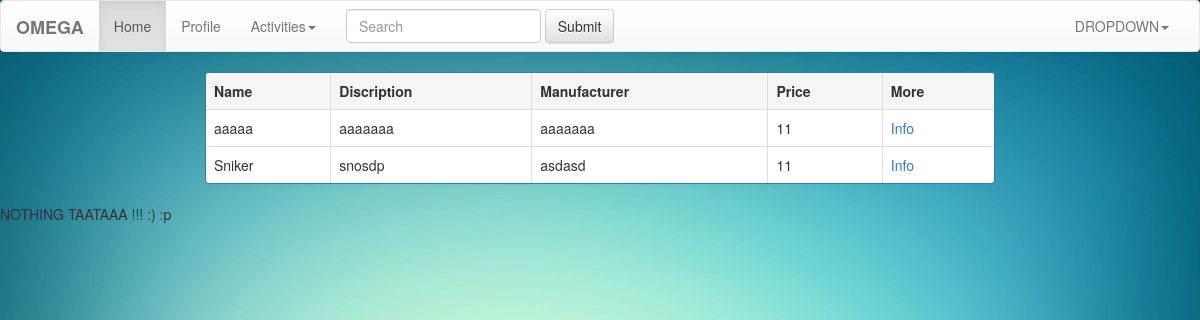
Before: / with the older database file.
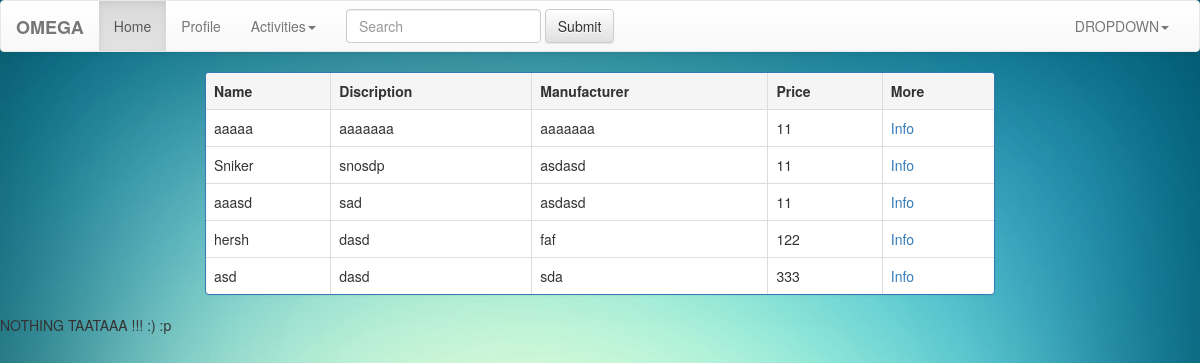
After: the same page with the newer database file.
### registration/models.py (models this page shows)
class Chocolate(models.Model):
    id = models.AutoField(primary_key=True)
    name = models.CharField(_('Chocolate Name'),max_length=100,blank=True )
    description = models.CharField(_('Chocolate Description'),max_length=1000,blank=True )
    manufacturer = models.CharField(_('Chocolate Manufacturer'),max_length=100,blank=True )
    price = models.IntegerField(_('Chocolate Price'),
                                 validators=[MaxValueValidator(1000), MinValueValidator(0)],
                                 help_text=_('4 digits maximum'), blank=True, null=True)

### registration/views.py (the view)
# urls.py: url(r'^$', Home.as_view(), name='home'),
class Home(ListView):
    template_name="index.html"
    def get_queryset(self):
        return Chocolate.objects.all()

### registration/templates/index.html (shortened to what this page needs)
{%  load staticfiles %}
<!DOCTYPE html>
<html lang="en">
<head>
    <link rel="stylesheet" href="{%  static 'css/bootstrap.min.css' %}">
    <link rel="stylesheet" href="{%  static 'css/bootstrap-theme.min.css' %}">
</head>
<body style="background-image: url({% static "images/1.jpg" %});background-repeat:no-repeat;background-size:100%;height: 140px;display:block;padding:0 !important;margin:0;">
<nav class="navbar navbar-default">
    <div class="container-fluid">
        <div class="navbar-header">
            <a class="navbar-brand" href="#"><b>OMEGA</b></a>
        </div>
        <div class="collapse navbar-collapse" id="bs-example-navbar-collapse-1">
            <ul class="nav navbar-nav">
                <li class="active"><a href="#">Home <span class="sr-only">(current)</span></a></li>
                <li><a href="#">Profile</a></li>
                <li class="dropdown">
                    <a href="#" class="dropdown-toggle" data-toggle="dropdown" role="button" aria-haspopup="true" aria-expanded="false">Activities<span class="caret"></span></a>
                </li>
            </ul>
            <form class="navbar-form navbar-left" role="search">
                <div class="form-group">
                    <input type="text" class="form-control" placeholder="Search">
                </div>
                <button type="submit" class="btn btn-default">Submit</button>
            </form>
            <ul class="nav navbar-nav navbar-right">
                <li class="dropdown">
                    {% if user.is_anonymous %}
                    <a href="#" class="dropdown-toggle" data-toggle="dropdown" role="button" aria-haspopup="true" aria-expanded="false">DROPDOWN<span class="caret"></span></a>
                        {% endif %}
                        </li>
                    </ul>
        </div>
    </div>
</nav>
<div class="row">
  <div class="col-xs-12 col-sm-6 col-md-8 col-md-offset-2">
<div class="panel panel-primary">
<table class="table table-bordered">
    <tr class="active">
        <th>Name</th>
        <th>Discription</th>
        <th>Manufacturer</th>
        <th>Price</th>
        <th>More</th>
    </tr>
    {% for item in object_list %}
    <tr>
        <td>{{item.name}}</td>
        <td>{{item.description}}</td>
        <td>{{item.manufacturer}}</td>
        <td>{{item.price}}</td>
        <td><a href="{% url 'chocolate_info' item.id %}">Info</a></td>
    </tr>
    {% endfor %}
</table>
    </div>
      </div>
</div>
{% if user.is_anonymous %}
NOTHING TAATAAA !!! :) :p
    {% endif %}
</body>
</html>

Changed rows visible on the page:
added Chocolate: name "aaasd", description "sad", manufacturer "asdasd", price "11"
added Chocolate: name "hersh", description "dasd", manufacturer "faf", price "122"
added Chocolate: name "asd", description "dasd", manufacturer "sda", price "333"
